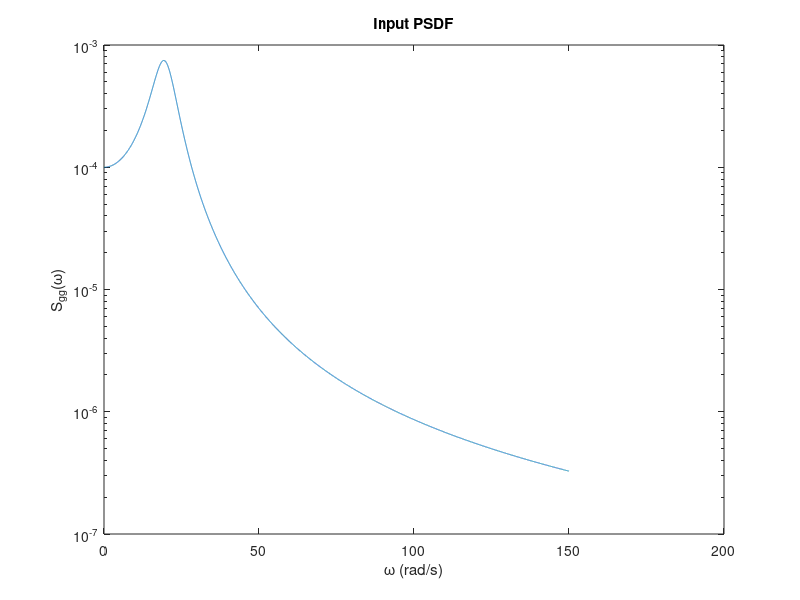
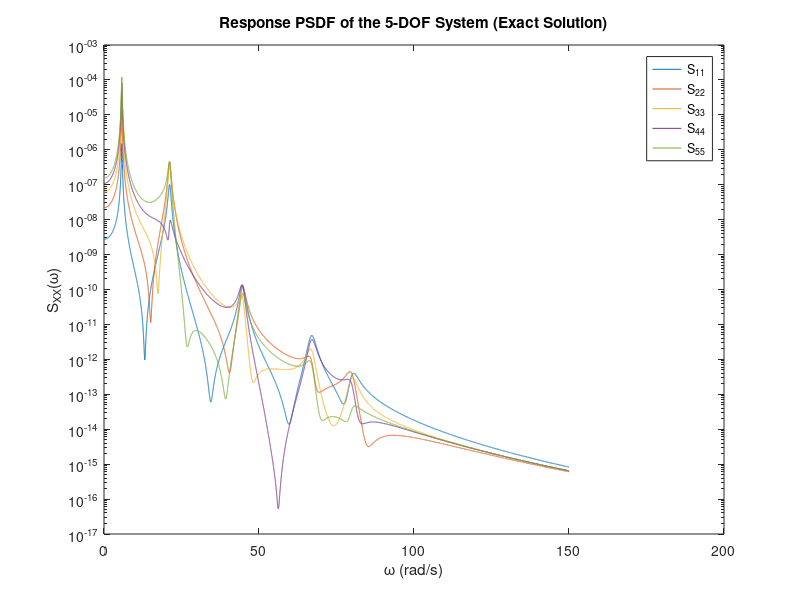
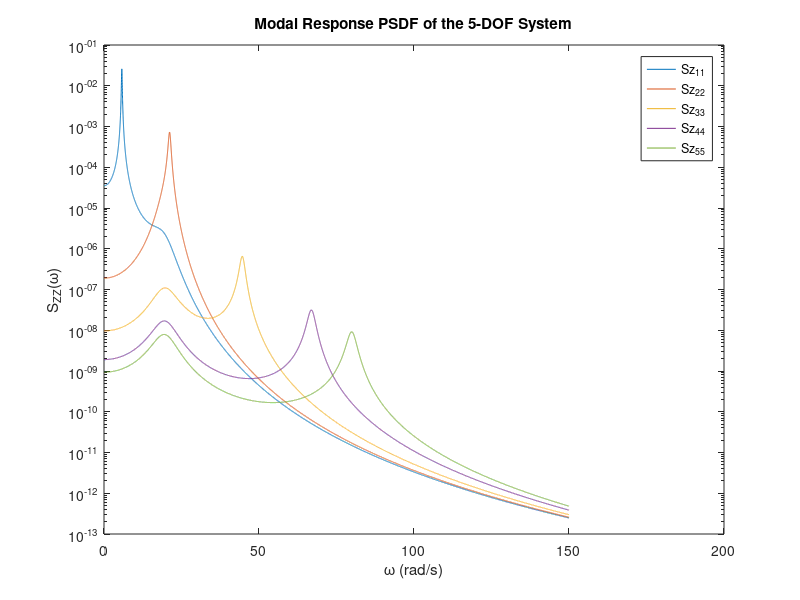

Here is the MATLAB script that generated these plots, in order:
clear all;
close all;
clc;

tic
%% Data

S0 = 1E-4;
wg = 20;
ng = 0.2;
wi = 0;
wf = 150;
dw = 0.01;
Ilf = [-1,-1,-1,-1,-1].';

%% System Properties

load K
load M
load C
dim = length(K);

%% Input Functiona

w   = wi:dw:wf;
nw  = length(w);

f1  = wg^4+(4*ng^2*wg^2).*w.^2;
f2  = (w.^2-wg^2).^2+(4*ng^2*wg^2).*w.^2;
Sgg = S0.*f1./f2;

figure
semilogy(w,Sgg)
xlabel('\omega (rad/s)')
ylabel('S_{gg}(\omega)')
title('Input PSDF')

%% Exact Solution - Frequency Solution

Sx =  zeros(dim,dim,nw);

for k = 1:nw,
    Sxx = zeros(dim,dim);
    Hw  = inv(K-w(k)^2.*M+(i*w(k)).*C); 
    Sxx = Hw*M*Ilf*Sgg(k)*(Ilf')*(M')*(Hw');
    for l = 1:dim
        for m = 1:dim
            Sx(l,m,k) = Sxx(l,m);
        end
    end
end

figure
semilogy(w,abs(reshape(Sx(1,1,:),[1,nw])), w,abs(reshape(Sx(2,2,:),[1,nw])), w,abs(reshape(Sx(3,3,:),[1,nw])), w,abs(reshape(Sx(4,4,:),[1,nw])), w,abs(reshape(Sx(5,5,:),[1,nw])));
legend('S_{11}','S_{22}','S_{33}','S_{44}','S_{55}')
xlabel('\omega (rad/s)')
ylabel('S_{XX}(\omega)')
title('Response PSDF of the 5-DOF System (Exact Solution)')

for l = 1:dim
    for m = 1:dim
        Sxr = reshape(Sx(l,m,:), [1,nw]);
        Sigma_x_e(l,m) = sqrt(trapz(w,abs(Sxr))).*1E+6;
    end
end

% Top Response RMS

y5_rms_exact = Sigma_x_e(5,5)

% pause

%% Modal Solution

[phi, lam] = eig(K,M);
wn = sqrt(diag(lam));

Mn = phi.'*M*phi;
Kn = phi.'*K*phi;
Cn = phi.'*C*phi;
Fn = phi.'*M*Ilf;

Sz = zeros(dim,dim,nw);

for k = 1:nw,
    Szz = zeros(dim,dim);
    Hw  = inv(Kn-w(k)^2.*Mn+(i*w(k)).*Cn); 
    Szz = Hw*M*Ilf*Sgg(k)*(Ilf')*(M')*(Hw');
    for l = 1:dim
        for m = 1:dim
            Sz(l,m,k) = Szz(l,m);
        end
    end
end

figure
semilogy(w,abs(reshape(Sz(1,1,:),[1,nw])), w,abs(reshape(Sz(2,2,:),[1,nw])), w,abs(reshape(Sz(3,3,:),[1,nw])), w,abs(reshape(Sz(4,4,:),[1,nw])), w,abs(reshape(Sz(5,5,:),[1,nw])));
legend('Sz_{11}','Sz_{22}','Sz_{33}','Sz_{44}','Sz_{55}')
xlabel('\omega (rad/s)')
ylabel('S_{ZZ}(\omega)')
title('Modal Response PSDF of the 5-DOF System')

for l = 1:dim
    for m = 1:dim
        Szr = reshape(Sz(l,m,:), [1,nw]);
        Sigma_z(l,m) = sqrt(trapz(w,abs(Szr))).*1E+6;
    end
end

for l = 1:dim
    for m = 1:dim
        Cz(l,m) = Sigma_z(l,m).^2;
    end
end

Var_x_m = phi*Cz*phi.'';

for l = 1:dim
    for m = 1:dim
        Sigma_x_m(l,m) = sqrt(Var_x_m(l,m));
    end
end

y5_rms_no_combo = Sigma_x_m(5,5)                         % No Modal Combinations

%% Global Responses per mode

Syy = zeros(dim,dim,dim);

for i = 1:dim
    Syy(i,:,:) = phi(:,i).*Cz(5,5)*phi(:,1).';
end

Syy1 = reshape(Syy(:,5,5), [1,dim]);

% SRSS

y5_srss = 0;

for i = 1:dim
    y5_srss = y5_srss + (Syy1(i).^2);
end

y5_rms_srss = sqrt(y5_srss)                          % SRSS

% CQC

y5_cqc = 0;

tau = 0.05;

for i = 1:dim
    for j = 1:dim
        b(i,j) = wn(j)/wn(i);
        corr(i,j) = ((8*(tau.^2)*(1+b(i,j))*(b(i,j).^(1.5)))/(((1-(b(i,j).^2)).^2)+(4*(tau.^2)*b(i,j)*((1+b(i,j)).^2))));
        
        y5_cqc = y5_cqc + (Syy1(i)*corr(i,j)*Syy1(j));
    end
end

y5_rms_cqc = sqrt(y5_cqc)